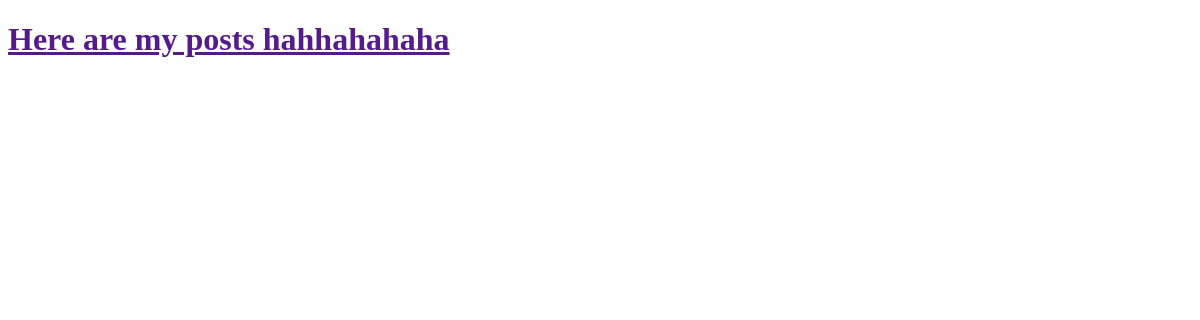
The app's page /, older data.
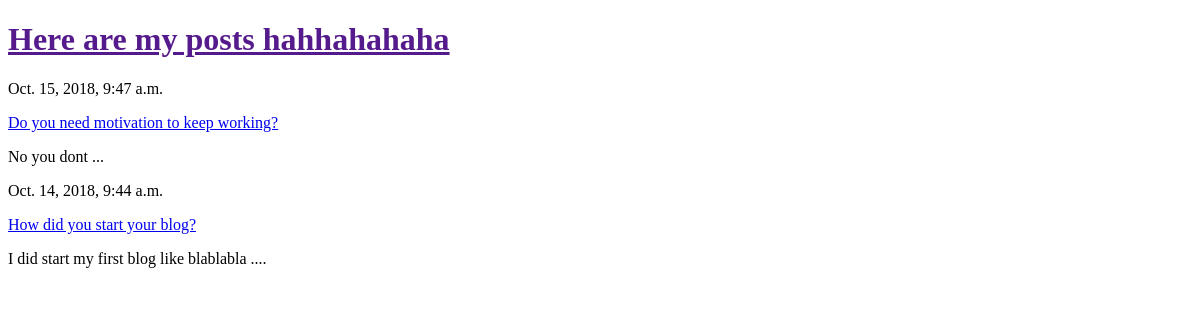
The same page, newer data.
### blog/models.py (models this page shows, shortened)
class Post(models.Model):
    author = models.ForeignKey('auth.User', on_delete=models.CASCADE)
    title = models.CharField(max_length=200)
    text = models.TextField()
    created_date = models.DateTimeField(default=timezone.now)
    published_date = models.DateTimeField(blank=True, null=True)

### blog/views.py (the view)
# urls.py: path('', views.post_list, name='post_list'),
def post_list(request):
    posts = Post.objects.filter(published_date__lte=timezone.now()).order_by('-published_date')
    stuff_for_frontend = {'posts': posts}
    return render(request, 'blog/post_list.html', stuff_for_frontend)

### blog/templates/blog/post_list.html (shortened to what this page needs)
<!DOCTYPE html>
<html lang="en" dir="ltr">
  <head>
  </head>
  <body>
      <h1><a href="">Here are my posts hahhahahaha</a></h1>
      {% for post in posts %}
        <p>{{ post.published_date }}</p>
        <p><a href="{% url 'post_detail' pk=post.pk %}">{{ post.title }}</a></p>
        <p>{{ post.text }}</p>
      {% endfor %}
  </body>
</html>

Row changes from the older to the newer data that the page shows:
added Post: published_date "Oct. 15, 2018, 9:47 a.m.", title "Do you need motivation to keep working?", text "No you dont ..."
added Post: published_date "Oct. 14, 2018, 9:44 a.m.", title "How did you start your blog?", text "I did start my first blog like blablabla ...."
